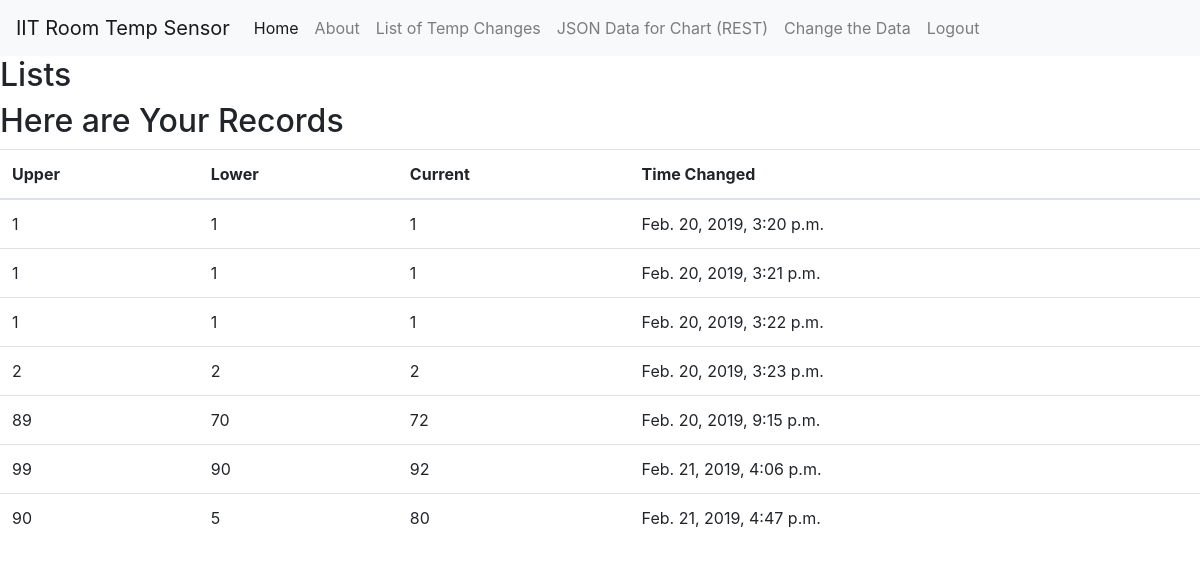
Screenshot of /list/ (signed in) with the database file from the repository.
### temp_sensor/models.py (models this page shows, shortened)
class tempSensor(models.Model):
	lowerBound = models.IntegerField()
	upperBound = models.IntegerField()
	currentTemp = models.IntegerField()
	timeChanged = models.DateTimeField(default=timezone.now)

### temp_sensor/views.py (the view)
# urls.py: path('list/', get_list, name='list'),
def get_list(request):
	temp_list = tempSensor.objects.order_by('timeChanged')
	date_dict = {'access_records': temp_list}
	return render(request, 'temp/list.html', context=date_dict)

### templates/temp/list.html (shortened to what this page needs)
<!DOCTYPE html>
<html>
<head>
	<link rel="stylesheet" href="https://stackpath.bootstrapcdn.com/bootstrap/4.3.1/css/bootstrap.min.css">
</head>
<nav class="navbar navbar-expand-lg navbar-light bg-light">
  <a class="navbar-brand" href="#">IIT Room Temp Sensor</a>
  <div class="collapse navbar-collapse" id="navbarText">
    <ul class="navbar-nav mr-auto">
      <li class="nav-item active">
        <a class="nav-link" href="{% url 'index' %}">Home <span class="sr-only">(current)</span></a>
      </li>
      <li class="nav-item">
        <a class="nav-link" href="{% url 'about' %}">About</a>
      </li>
      <li class="nav-item">
        <a class="nav-link" href="{% url 'list' %}">List of Temp Changes</a>
      </li>
       <li class="nav-item">
        <a class="nav-link" href="{% url 'chartData' %}">JSON Data for Chart (REST)</a>
      </li>
      <li class="nav-item">
        <a class="nav-link" href="{% url 'forms' %}">Change the Data</a>
      </li>
      {% if user.is_authenticated %}
    <li class="nav-item">
<a class="nav-link" href="#">Logout</a>
</li>
  {% else %}
<li class='nav-item'>
      <a class="nav-link" href="">Login</a>
    </li>
{% endif %}
    </ul>
  </div>
</nav>
<body>
<h2>Lists</h2>
<h2>Here are Your Records</h2>
	<div id='djangotwo'>
		{% if access_records %}
		<table class='table'>
			<thead>
				<th>Upper</th>
				<th>Lower</th>
				<th>Current</th>
				<th>Time Changed</th>
			</thead>
			{% for acc in access_records %}
			<tr>
				<td> {{ acc.upperBound }}</td>
				<td> {{ acc.lowerBound }}</td>
				<td>{{ acc.currentTemp }}</td>
				<td>{{ acc.timeChanged }}</td>
			</tr>
			{% endfor %}
		</table>
		{% else %}
		<p>None Found.</p>
		{% endif %}
</body>
</html>

### rows the page displays
tempSensor: upperBound "1", lowerBound "1", currentTemp "1", timeChanged "Feb. 20, 2019, 3:20 p.m."
tempSensor: upperBound "1", lowerBound "1", currentTemp "1", timeChanged "Feb. 20, 2019, 3:21 p.m."
tempSensor: upperBound "1", lowerBound "1", currentTemp "1", timeChanged "Feb. 20, 2019, 3:22 p.m."
tempSensor: upperBound "2", lowerBound "2", currentTemp "2", timeChanged "Feb. 20, 2019, 3:23 p.m."
tempSensor: upperBound "89", lowerBound "70", currentTemp "72", timeChanged "Feb. 20, 2019, 9:15 p.m."
tempSensor: upperBound "99", lowerBound "90", currentTemp "92", timeChanged "Feb. 21, 2019, 4:06 p.m."
tempSensor: upperBound "90", lowerBound "5", currentTemp "80", timeChanged "Feb. 21, 2019, 4:47 p.m."
